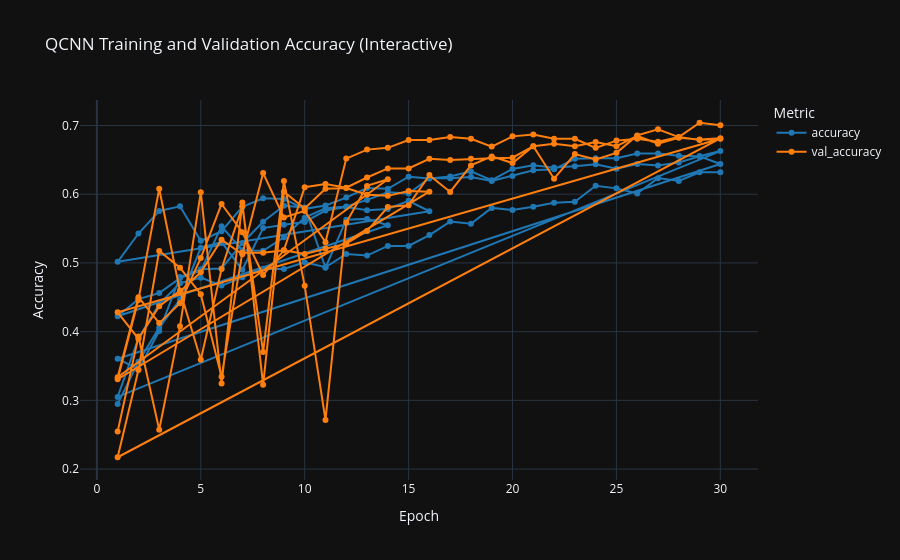

Here is the notebook cell this chart was saved with:
### Code cell
# Fold,Epoch,Time,accuracy,loss,val_accuracy,val_loss,learning_rate
fig = px.line(
    df, 
    x='Epoch', 
    y=['accuracy', 'val_accuracy'], 
    color_discrete_sequence=['#1f77b4', '#ff7f0e'],
    title='QCNN Training and Validation Accuracy (Interactive)',
    markers=True
)
fig.update_layout(
    template='plotly_dark',
    xaxis_title='Epoch',
    yaxis_title='Accuracy',
    legend_title_text='Metric',
    font=dict(size=12)
)
fig.show()
